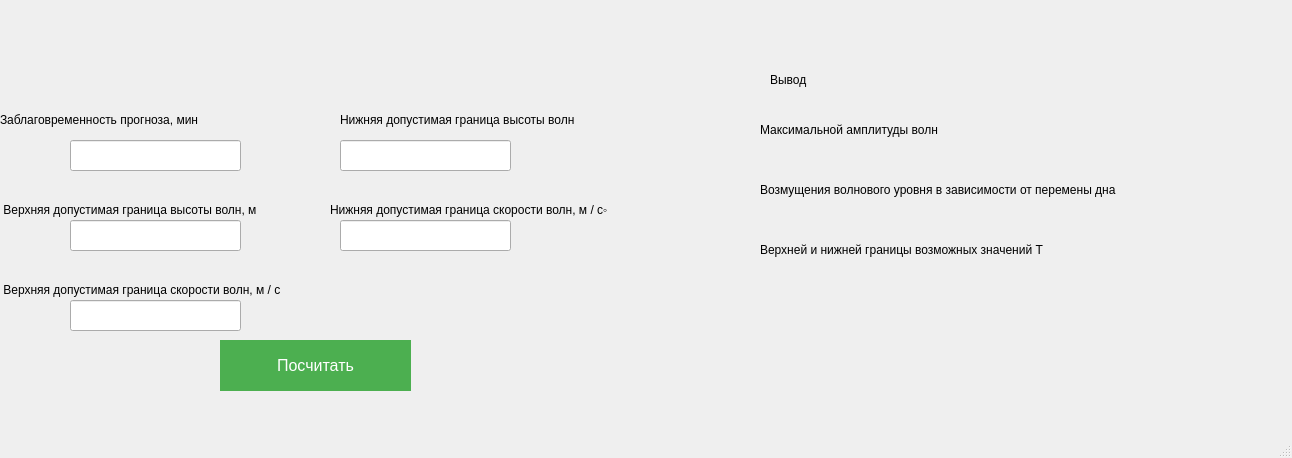
<?xml version="1.0" encoding="UTF-8"?>
<ui version="4.0">
 <class>MainWindow</class>
 <widget class="QMainWindow" name="MainWindow">
  <property name="geometry">
   <rect>
    <x>0</x>
    <y>0</y>
    <width>1292</width>
    <height>458</height>
   </rect>
  </property>
  <property name="windowTitle">
   <string>MainWindow</string>
  </property>
  <widget class="QWidget" name="centralwidget">
   <widget class="QPushButton" name="pushButton">
    <property name="geometry">
     <rect>
      <x>220</x>
      <y>340</y>
      <width>191</width>
      <height>51</height>
     </rect>
    </property>
    <property name="styleSheet">
     <string notr="true">QPushButton {
background-color: #4CAF50; /* Green */
    border: none;
    color: white;
    padding: 15px 32px;
    text-align: center;
    text-decoration: none;
    display: inline-block;
    font-size: 16px;
}
QPushButton:hover {
background-color: #90EE90; /*Light-Green */
    border: none;
    color: white;
    padding: 13px 30px;
    text-align: center;
    text-decoration: none;
    display: inline-block;
    font-size: 16px;
}
QPushButton:pressed {
background-color: #013220; /* Dark-Green */
    border: none;
    color: white;
    padding: 15px 32px;
    text-align: center;
    text-decoration: none;
    display: inline-block;
    font-size: 16px;
}</string>
    </property>
    <property name="text">
     <string>Посчитать</string>
    </property>
   </widget>
   <widget class="QLineEdit" name="lineEdit">
    <property name="geometry">
     <rect>
      <x>70</x>
      <y>140</y>
      <width>171</width>
      <height>31</height>
     </rect>
    </property>
    <property name="text">
     <string/>
    </property>
   </widget>
   <widget class="QLabel" name="label">
    <property name="geometry">
     <rect>
      <x>0</x>
      <y>110</y>
      <width>261</width>
      <height>20</height>
     </rect>
    </property>
    <property name="text">
     <string>Заблаговременность прогноза, мин</string>
    </property>
   </widget>
   <widget class="QLineEdit" name="lineEdit_2">
    <property name="geometry">
     <rect>
      <x>340</x>
      <y>140</y>
      <width>171</width>
      <height>31</height>
     </rect>
    </property>
    <property name="text">
     <string/>
    </property>
   </widget>
   <widget class="QLabel" name="label_2">
    <property name="geometry">
     <rect>
      <x>340</x>
      <y>110</y>
      <width>261</width>
      <height>20</height>
     </rect>
    </property>
    <property name="text">
     <string>Нижняя допустимая граница высоты волн</string>
    </property>
   </widget>
   <widget class="QLineEdit" name="lineEdit_3">
    <property name="geometry">
     <rect>
      <x>70</x>
      <y>220</y>
      <width>171</width>
      <height>31</height>
     </rect>
    </property>
    <property name="text">
     <string/>
    </property>
   </widget>
   <widget class="QLineEdit" name="lineEdit_4">
    <property name="geometry">
     <rect>
      <x>340</x>
      <y>220</y>
      <width>171</width>
      <height>31</height>
     </rect>
    </property>
    <property name="text">
     <string/>
    </property>
   </widget>
   <widget class="QLabel" name="label_3">
    <property name="geometry">
     <rect>
      <x>0</x>
      <y>200</y>
      <width>321</width>
      <height>20</height>
     </rect>
    </property>
    <property name="text">
     <string> Верхняя допустимая граница высоты волн, м</string>
    </property>
   </widget>
   <widget class="QLabel" name="label_4">
    <property name="geometry">
     <rect>
      <x>330</x>
      <y>200</y>
      <width>361</width>
      <height>20</height>
     </rect>
    </property>
    <property name="text">
     <string>Нижняя допустимая граница скорости волн, м / с◦</string>
    </property>
   </widget>
   <widget class="QLabel" name="label_5">
    <property name="geometry">
     <rect>
      <x>770</x>
      <y>70</y>
      <width>191</width>
      <height>20</height>
     </rect>
    </property>
    <property name="text">
     <string>Вывод</string>
    </property>
   </widget>
   <widget class="QLineEdit" name="lineEdit_5">
    <property name="geometry">
     <rect>
      <x>70</x>
      <y>300</y>
      <width>171</width>
      <height>31</height>
     </rect>
    </property>
    <property name="text">
     <string/>
    </property>
   </widget>
   <widget class="QLabel" name="label_6">
    <property name="geometry">
     <rect>
      <x>0</x>
      <y>280</y>
      <width>391</width>
      <height>20</height>
     </rect>
    </property>
    <property name="text">
     <string> Верхняя допустимая граница скорости волн, м / с</string>
    </property>
   </widget>
   <widget class="QLabel" name="label_7">
    <property name="geometry">
     <rect>
      <x>760</x>
      <y>120</y>
      <width>361</width>
      <height>20</height>
     </rect>
    </property>
    <property name="text">
     <string>Максимальной амплитуды волн</string>
    </property>
   </widget>
   <widget class="QLabel" name="label_8">
    <property name="geometry">
     <rect>
      <x>760</x>
      <y>180</y>
      <width>541</width>
      <height>20</height>
     </rect>
    </property>
    <property name="text">
     <string>Возмущения волнового уровня в зависимости от перемены дна</string>
    </property>
   </widget>
   <widget class="QLabel" name="label_9">
    <property name="geometry">
     <rect>
      <x>760</x>
      <y>240</y>
      <width>421</width>
      <height>20</height>
     </rect>
    </property>
    <property name="text">
     <string>Верхней и нижней границы возможных значений T</string>
    </property>
   </widget>
   <widget class="QLabel" name="label_10">
    <property name="geometry">
     <rect>
      <x>760</x>
      <y>150</y>
      <width>161</width>
      <height>20</height>
     </rect>
    </property>
    <property name="text">
     <string/>
    </property>
   </widget>
   <widget class="QLabel" name="label_11">
    <property name="geometry">
     <rect>
      <x>760</x>
      <y>210</y>
      <width>91</width>
      <height>20</height>
     </rect>
    </property>
    <property name="text">
     <string/>
    </property>
   </widget>
   <widget class="QLabel" name="label_12">
    <property name="geometry">
     <rect>
      <x>760</x>
      <y>270</y>
      <width>81</width>
      <height>20</height>
     </rect>
    </property>
    <property name="text">
     <string/>
    </property>
   </widget>
  </widget>
  <widget class="QMenuBar" name="menubar">
   <property name="geometry">
    <rect>
     <x>0</x>
     <y>0</y>
     <width>1292</width>
     <height>26</height>
    </rect>
   </property>
  </widget>
  <widget class="QStatusBar" name="statusbar"/>
 </widget>
 <resources/>
 <connections/>
</ui>
